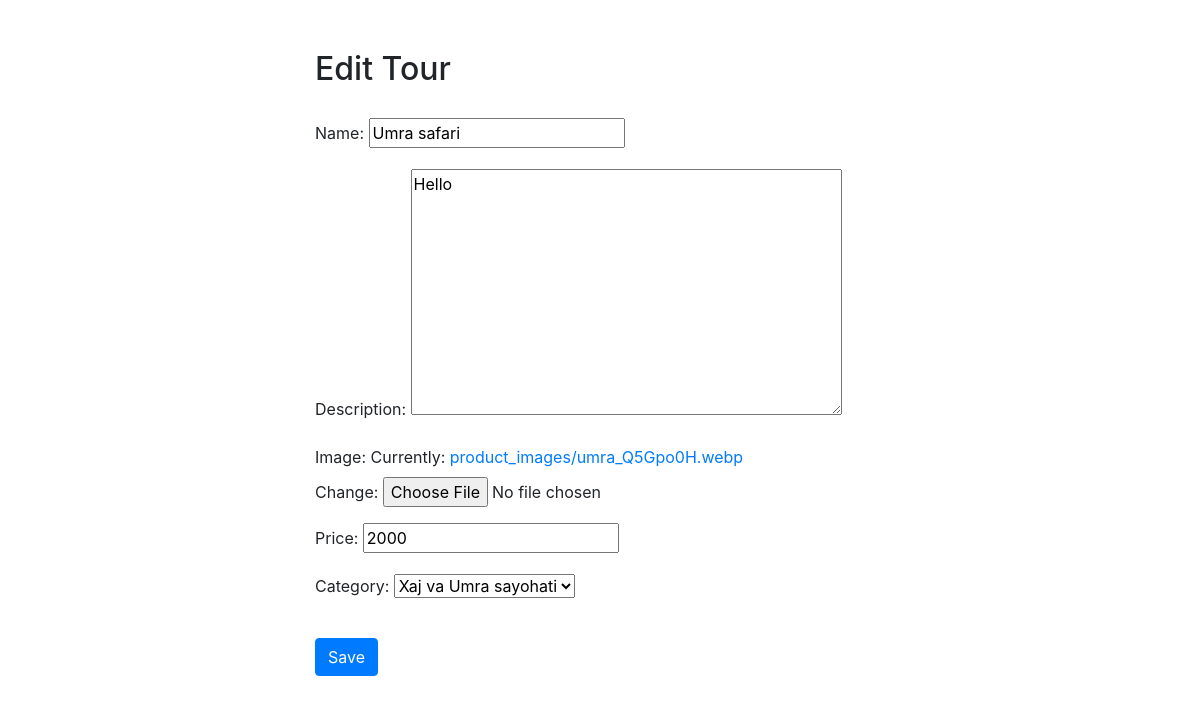
/product_update/1/edit/, run on the app's committed database.
### tour_agency/models.py (models this page shows, shortened)
class Tour(models.Model):
    name = models.CharField(max_length=100)
    price = models.PositiveIntegerField()
    description = models.TextField()
    image = models.ImageField(upload_to='product_images', null=True)
    category = models.ForeignKey(Category, on_delete=models.CASCADE, related_name="products")

class Category(models.Model):
    name = models.CharField(max_length=100)
    def __str__(self):
        return self.name

### tour_agency/views.py (the view)
# urls.py: path('product_update/<int:id>/edit/', product_update, name='product_update'),
def product_update(request, id):
    product = get_object_or_404(Tour, id=id)
    if request.method == 'POST':
        form = TourForm(request.POST, request.FILES, instance=product)
        if form.is_valid():
            form.save()
            return redirect('home')
    else:
        form = TourForm(instance=product)
    return render(request, 'product_form.html', {'count': form})

### tour_agency/forms.py
class TourForm(forms.ModelForm):
    class Meta:
        model = Tour
        fields = ['name', 'description', 'image', 'price', 'category',]

### templates/product_form.html (shortened to what this page needs)
<!DOCTYPE html>
<html lang="en">
<head>
    <link href="https://stackpath.bootstrapcdn.com/bootstrap/4.5.2/css/bootstrap.min.css" rel="stylesheet">
</head>
<body>
<div class="container">
    <h2>{% if count.instance.pk %}Edit Tour{% else %}Add Tour{% endif %}</h2>
    <form method="post" enctype="multipart/form-data">
        {{ count.as_p }}
        <button type="submit" class="btn btn-primary mt-3">Save</button>
    </form>
</div>
</body>
</html>

### templates/product_form.html (style rules this page uses)
.container { max-width: 600px; margin-top: 50px; }
h2 { margin-bottom: 30px; }
.btn-primary { background-color: #007bff; border-color: #007bff; }
.form-control, .btn { border-radius: 0.25rem; }

### data on the page
Tour: name "Umra safari", description "Hello", price "2000", category "Xaj va Umra sayohati"
